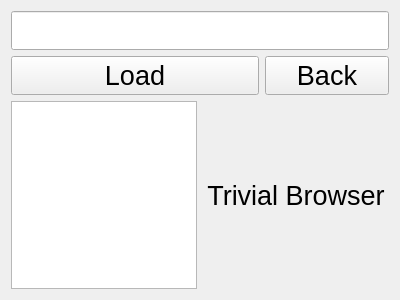
<?xml version="1.0" encoding="UTF-8"?>
<ui version="4.0">
 <class>Widget</class>
 <widget class="QWidget" name="Widget">
  <property name="geometry">
   <rect>
    <x>0</x>
    <y>0</y>
    <width>400</width>
    <height>300</height>
   </rect>
  </property>
  <property name="windowTitle">
   <string>Widget</string>
  </property>
  <layout class="QVBoxLayout" name="verticalLayout">
   <item>
    <widget class="QLineEdit" name="lineEdit">
     <property name="font">
      <font>
       <pointsize>20</pointsize>
      </font>
     </property>
    </widget>
   </item>
   <item>
    <layout class="QHBoxLayout" name="horizontalLayout" stretch="2,1">
     <item>
      <widget class="QPushButton" name="pushButton">
       <property name="font">
        <font>
         <pointsize>20</pointsize>
        </font>
       </property>
       <property name="text">
        <string>Load</string>
       </property>
      </widget>
     </item>
     <item>
      <widget class="QPushButton" name="pushButton_2">
       <property name="font">
        <font>
         <pointsize>20</pointsize>
        </font>
       </property>
       <property name="text">
        <string>Back</string>
       </property>
      </widget>
     </item>
    </layout>
   </item>
   <item>
    <layout class="QHBoxLayout" name="horizontalLayout_2" stretch="1,1">
     <item>
      <widget class="QTextBrowser" name="textBrowser"/>
     </item>
     <item>
      <widget class="QLabel" name="label">
       <property name="sizePolicy">
        <sizepolicy hsizetype="Expanding" vsizetype="Preferred">
         <horstretch>0</horstretch>
         <verstretch>0</verstretch>
        </sizepolicy>
       </property>
       <property name="font">
        <font>
         <pointsize>20</pointsize>
        </font>
       </property>
       <property name="text">
        <string>Trivial Browser</string>
       </property>
       <property name="alignment">
        <set>Qt::AlignCenter</set>
       </property>
      </widget>
     </item>
    </layout>
   </item>
  </layout>
 </widget>
 <layoutdefault spacing="6" margin="11"/>
 <resources/>
 <connections/>
</ui>
